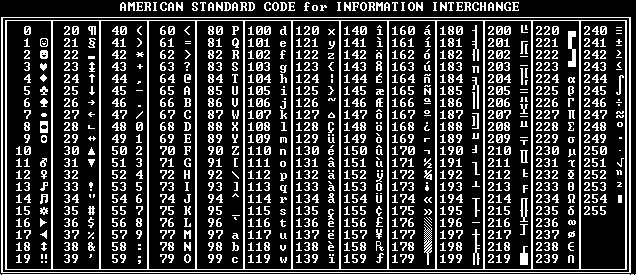
#> input picture misc/fontGenerators/ascii.gif, 636 x 275 px
$ python makeASCIIpicUGSMfont.py
#> lines starting #> are read from the running program, lines starting #| are printed output that depends on the picture
from PIL import Image, ImageDraw

from pyperclip import copy

img = Image.open("ascii.gif").convert("RGB")
#> img is the input picture: PIL image 636x275 RGB; 22.6% white in thin lines or dots

width, height = img.size
#> width = 636; height = 275

pixs = list(img.getdata())
#> pixs = 174900 items

draw = ImageDraw.Draw(img)

result = ""

num = 0

for sx in range(88, width, 48):
	for sy in range(25, height - 12, 12):
		if (num >= 12):
			result += "{\n"

			for y in range(12):
				result += " 0b"

				for x in range(8):
					if (pixs[sx + x + ((sy + y) * width)] == (255, 255, 255)):
						result += "1"

					else: result += "0"

				if (y != 11):
					result += ","

				result += "\n"

			result += " }"

			if (num <= 106): result += ","

			result += "\n"

		num += 1

		if (num > 107): break

		draw.point((sx, sy), (255, 0, 0))

		draw.point((sx + 8, sy + 12), (0, 255, 0))

	else: continue

	break
#> after the loop, num = 108

with open("ascii.charset", mode="w") as f:
	f.write(result)

img.show()
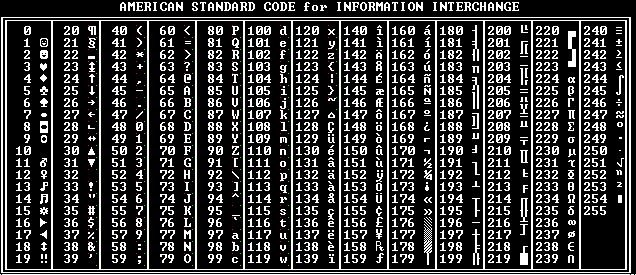
#> shown: PIL image 636x275 RGB; mean R, G, B 57.7, 57.7, 57.5
